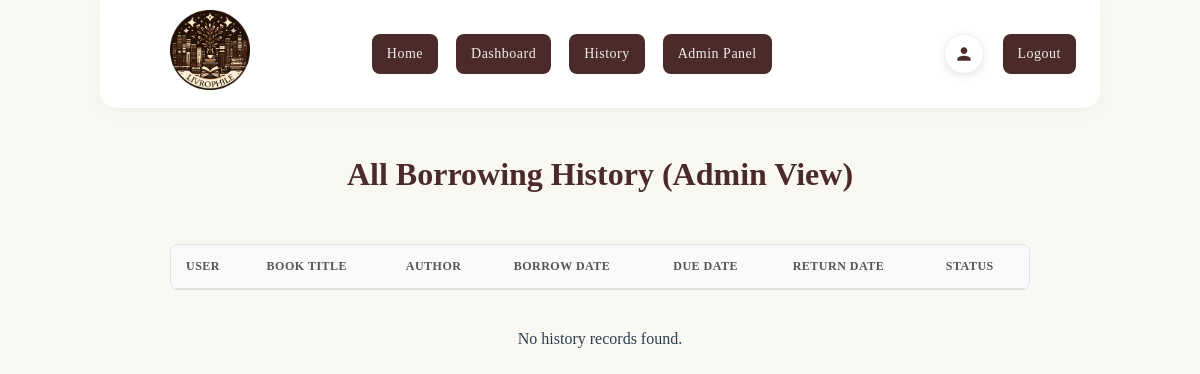
Before: /history.php (signed in) with the older database file.
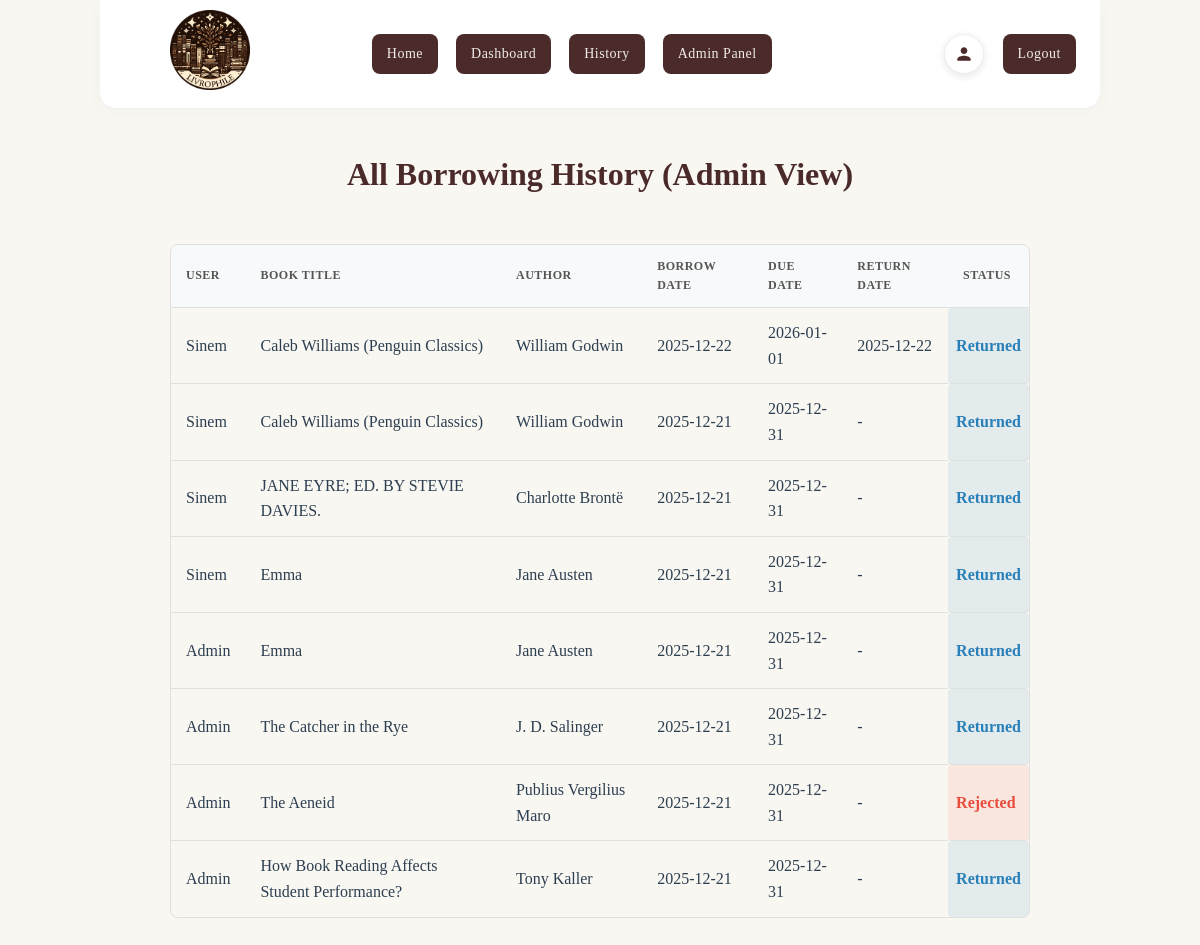
After: the same page with the newer database file.
### tables this page shows
CREATE TABLE `borrowings` (
  `id` int(11) NOT NULL,
  `user_id` int(11) NOT NULL,
  `book_id` int(11) NOT NULL,
  `borrow_date` date NOT NULL,
  `due_date` date NOT NULL,
  `return_date` date DEFAULT NULL,
  `status` enum('pending','approved','rejected','returned') DEFAULT 'pending'
);

CREATE TABLE `users` (
  `id` int(11) NOT NULL,
  `fullname` varchar(100) NOT NULL,
  `email` varchar(100) NOT NULL,
  `password` varchar(255) NOT NULL,
  `role` enum('user','admin') DEFAULT 'user'
);

CREATE TABLE `books` (
  `id` int(11) NOT NULL,
  `title` varchar(200) NOT NULL,
  `author` varchar(100) NOT NULL,
  `category` varchar(50) DEFAULT NULL,
  `year` int(11) DEFAULT NULL,
  `isbn` varchar(50) DEFAULT NULL,
  `is_available` tinyint(1) DEFAULT 1,
  `cover_url` varchar(500) DEFAULT NULL,
  `total_copies` int(11) NOT NULL DEFAULT 1,
  `available_copies` int(11) NOT NULL DEFAULT 1
);

### history.php (the view, shortened to what this page needs)
<?php
$conn = db();
$is_admin = !empty($_SESSION["is_admin"]);
if ($is_admin) {
    $query = "
        SELECT br.id, u.fullname as user_name, b.title, b.author, br.borrow_date, br.due_date, br.return_date, br.status
        FROM borrowings br
        JOIN books b ON br.book_id = b.id
        JOIN users u ON br.user_id = u.id
        ORDER BY br.borrow_date DESC
    ";
}
$result = $conn->query($query);
?>
<!DOCTYPE html>
<html>
<head>
    <link rel="stylesheet" href="styles.css?v=<?php echo time(); ?>">
</head>
<body class="theme-library">
    <div class="navbar">
        <a href="index.php">
            <img src="images/logo.png" alt="Logo" class="nav-logo">
        </a>
        <div class="nav-links">
            <a class="btn btn-primary" href="index.php">Home</a>
            <a class="btn btn-primary" href="dashboard.php">Dashboard</a>
            <a class="btn btn-primary" href="history.php">History</a>
            <?php if ($is_admin): ?>
                <a class="btn btn-primary" href="admin.php">Admin Panel</a>
            <?php endif; ?>
        </div>
        <div class="nav-actions">
            <a href="profile.php" class="profile-icon-btn" title="My Profile">
                <svg viewBox="0 0 24 24">
                    <path
                        d="M12 12c2.21 0 4-1.79 4-4s-1.79-4-4-4-4 1.79-4 4 1.79 4 4 4zm0 2c-2.67 0-8 1.34-8 4v2h16v-2c0-2.66-5.33-4-8-4z" />
                </svg>
            </a>
            <a class="btn btn-danger" href="logout.php">Logout</a>
        </div>
    </div>
    <div class="container">
        <h1><?= $is_admin ? "All Borrowing History (Admin View)" : "My Borrowing History" ?></h1>
        <div style="overflow-x:auto;">
            <table id="historyTable">
                <thead>
                    <tr>
                        <?php if ($is_admin): ?>
                            <th>User</th>
                        <?php endif; ?>
                        <th>Book Title</th>
                        <th>Author</th>
                        <th>Borrow Date</th>
                        <th>Due Date</th>
                        <th>Return Date</th>
                        <th>Status</th>
                    </tr>
                </thead>
                <tbody>
                    <?php while ($row = $result->fetch_assoc()): ?>
                        <tr data-status="<?php echo $row['status']; ?>">
                            <?php if ($is_admin): ?>
                                <td><?php echo htmlspecialchars($row['user_name']); ?></td>
                            <?php endif; ?>
                            <td><?php echo htmlspecialchars($row['title']); ?></td>
                            <td><?php echo htmlspecialchars($row['author']); ?></td>
                            <td><?php echo $row['borrow_date']; ?></td>
                            <td><?php echo $row['due_date']; ?></td>
                            <td><?php echo $row['return_date'] ?: '-'; ?></td>
                            <td class="status"><?php echo ucfirst($row['status']); ?></td>
                        </tr>
                    <?php endwhile; ?>
                </tbody>
            </table>
        </div>
        <?php if ($result->num_rows == 0): ?>
            <p style="text-align:center; padding:20px;">No history records found.</p>
        <?php endif; ?>
    </div>
</body>
</html>

### styles.css (style rules this page uses)
* { box-sizing: border-box; }
body { margin: 0; padding: 0; font-family: 'Segoe UI', Tahoma, Geneva, Verdana, sans-serif; background: #fdfaf6; color: #333; text-align: center; line-height: 1.6; }
.container { max-width: 900px; margin: 40px auto; padding: 0 20px; }
h1, h2, h3 { font-weight: 700; text-align: center; margin-bottom: 24px; color: #2c3e50; }
.btn { padding: 10px 18px; border: none; border-radius: 8px; cursor: pointer; font-size: 14px; font-weight: 600; text-decoration: none; display: inline-block; transition: all 0.2s; letter-spacing: 0.5px; }
.btn-primary { background: #4a90e2; color: #fff; }
.btn-danger { background: #e74c3c; color: #fff; }
table { width: 100%; border-collapse: separate; border-spacing: 0; margin-top: 20px; border: 1px solid #e0e0e0; border-radius: 8px; overflow: hidden; }
th, td { padding: 12px 15px; text-align: left; border-bottom: 1px solid #e0e0e0; }
th { background: #f8f9fa; font-weight: 600; color: #555; text-transform: uppercase; font-size: 12px; letter-spacing: 0.5px; }
tr:last-child td { border-bottom: none; }
.status-rejected { color: #e74c3c; font-weight: bold; background: rgba(231, 76, 60, 0.1); padding: 4px 8px; border-radius: 4px; }
.status-returned { color: #2980b9; font-weight: bold; background: rgba(41, 128, 185, 0.1); padding: 4px 8px; border-radius: 4px; }
.theme-library { background: #f9f7f2; color: #2c3e50; font-family: 'Merriweather', 'Georgia', serif; }
.theme-library h1, .theme-library h2, .theme-library h3 { font-family: 'Merriweather', 'Georgia', serif; color: #4b2a2a; }
.theme-library .navbar { background: #fff; border-bottom: 1px solid rgba(0, 0, 0, 0.06); border-radius: 0 0 16px 16px; padding: 10px 20px; max-width: 1000px; margin: 0px auto 40px ; box-shadow: 0 2px 20px rgba(0, 0, 0, 0.03); display: flex; justify-content: space-between; align-items: center; }
.theme-library .navbar .nav-logo { height: 80px; width: auto; transform: translateX(50px); }
.theme-library .navbar .nav-links { display: flex; gap: 10px; justify-content: center; flex-grow: 1; }
.theme-library .navbar .nav-actions { display: flex; gap: 15px; align-items: center; }
.theme-library .navbar .btn { background: transparent; color: #555; border: 1px solid transparent; box-shadow: none; font-weight: 500; padding: 8px 16px; }
.theme-library .navbar .btn-primary { color: #555; }
.theme-library .navbar .btn-danger { color: #e74c3c; }
.profile-icon-btn { position: static; width: 40px; height: 40px; background: #fff; border-radius: 50%; display: flex; align-items: center; justify-content: center; color: #4b2a2a; text-decoration: none; box-shadow: 0 2px 8px rgba(0, 0, 0, 0.1); transition: all 0.2s; border: 1px solid #eee; }
.profile-icon-btn svg { width: 20px; height: 20px; fill: currentColor; }
.theme-library .btn-primary { background-color: #f1f2f6; color: #555; }
.theme-library .navbar a.btn { background-color: #4b2a2a; color: #f0edea; padding: 8px 14px; border-radius: 8px; margin: 0 4px; text-decoration: none; }

Changed rows visible on the page:
added borrowings: user.fullname "Sinem", book.title "Caleb Williams (Penguin Classics)", book.author "William Godwin", borrow_date "2025-12-22", due_date "2026-01-01", return_date "2025-12-22", status "Returned"
added borrowings: user.fullname "Sinem", book.title "Caleb Williams (Penguin Classics)", book.author "William Godwin", borrow_date "2025-12-21", due_date "2025-12-31", return_date "-", status "Returned"
added borrowings: user.fullname "Sinem", book.title "JANE EYRE; ED. BY STEVIE DAVIES.", book.author "Charlotte Brontë", borrow_date "2025-12-21", due_date "2025-12-31", return_date "-", status "Returned"
added borrowings: user.fullname "Sinem", book.title "Emma", book.author "Jane Austen", borrow_date "2025-12-21", due_date "2025-12-31", return_date "-", status "Returned"
added borrowings: user.fullname "Admin", book.title "Emma", book.author "Jane Austen", borrow_date "2025-12-21", due_date "2025-12-31", return_date "-", status "Returned"
added borrowings: user.fullname "Admin", book.title "The Catcher in the Rye", book.author "J. D. Salinger", borrow_date "2025-12-21", due_date "2025-12-31", return_date "-", status "Returned"
added borrowings: user.fullname "Admin", book.title "The Aeneid", book.author "Publius Vergilius Maro", borrow_date "2025-12-21", due_date "2025-12-31", return_date "-", status "Rejected"
added borrowings: user.fullname "Admin", book.title "How Book Reading Affects Student Performance?", book.author "Tony Kaller", borrow_date "2025-12-21", due_date "2025-12-31", return_date "-", status "Returned"
Other visible differences:
text no longer shown: "No history records found."
